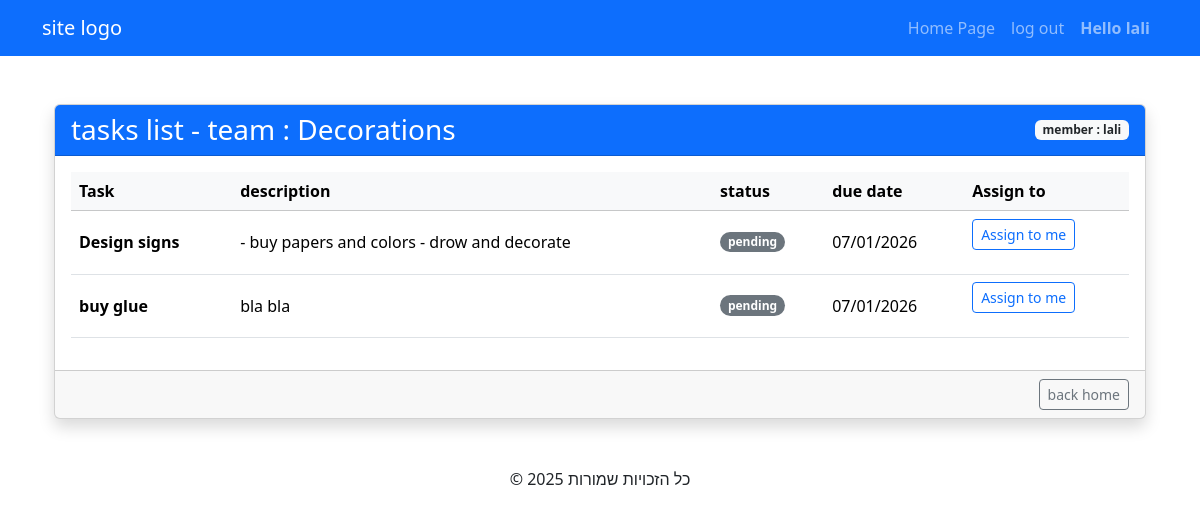
/tasks/ (signed in), run on the app's committed database.
### TasksApp/models.py (models this page shows, shortened)
class User(AbstractUser):
    email = models.EmailField(unique=True)

class Team(models.Model):
    name = models.CharField(max_length=100, unique=True)
    def __str__(self):
        return self.name

class Task(models.Model):
    class Status(models.TextChoices):
        PENDING = 'pending', 'Pending'
        IN_PROGRESS = 'in_progress', 'In Progress'
        DONE = 'done', 'Done'
    title = models.CharField(max_length=200)
    description = models.TextField(blank=True, max_length=500, null=True)
    due_date = models.DateField(blank=True, null=True)
    status = models.CharField(
        max_length=20,
        choices=Status.choices,
        default=Status.PENDING
    )
    team = models.ForeignKey(
        Team,
        on_delete=models.CASCADE,
        related_name="tasks"
    )
    assigned_employee = models.ForeignKey(
        Member,
        on_delete=models.SET_NULL,
        null=True,
        blank=True,
        related_name="tasks"
    )

### TasksApp/views.py (the view)
# urls.py: path('tasks/', tasksListView, name='tasksList'),
def tasksListView(request):
   if request.user.is_authenticated:
         if request.user.is_superuser:
             tasks=Task.objects.all()
             return render(request, 'tasksList.html', {'tasks': tasks})
         member = Member.objects.filter(user=request.user).first()
         if member:
            team= member.team
            tasks=Task.objects.filter(team=team)
            return render(request, 'tasksList.html', {'tasks': tasks, 'member': member, 'team': team})
   else:
       return redirect('login')

### templates/tasksList.html (shortened to what this page needs)
{% extends "base.html" %}
{% load django_bootstrap5 %}
{% block content %}
<div class="container mt-5">
    <div class="card shadow">
        <div class="card-header bg-primary text-white d-flex justify-content-between align-items-center">
            <h3 class="mb-0"> tasks list - team : {{ team}}</h3>
            <span class="badge bg-light text-dark">member : {{ user.username }}</span>
        </div>
        <div class="card-body">
            <div class="table-responsive">
                <table class="table table-hover align-middle">
                    <thead class="table-light">
                        <tr>
                            <th>Task</th>
                            <th>description</th>
                            <th>status</th>
                            <th>due date </th>
                            <th>Assign to</th>
                        </tr>
                    </thead>
                    <tbody>
                        {% for task in tasks %}
                        <tr>
                            <td class="fw-bold">{{ task.title }}</td>
                            <td>{{ task.description|truncatechars:50 }}</td>
                            <td>
                                {% if task.status == 'completed' %}
                                <span class="badge rounded-pill bg-success">completed</span>
                                {% elif task.status == 'in_process' %}
                                <span class="badge rounded-pill bg-warning text-dark">in process</span>
                                {% else %}
                                <span class="badge rounded-pill bg-secondary">pending</span>
                                {% endif %}
                            </td>
                            <td>{{ task.due_date|date:"d/m/Y" }}</td>
                            <td>
                                {% if not task.assigned_employee and not user.is_superuser %}
                                <form method="post" action="{% url 'update_task_member' task.id %}">
                                    <button type="submit" class="btn btn-sm btn-outline-primary">Assign to me</button>
                                </form>
                                {% elif task.assigned_employee %}
                                <span class="badge bg-secondary">{{ task.assigned_employee.user.username }}</span>
                                {% else %}
                                <span class="text-muted small">Unassigned</span>
                                {% endif %}
                            </td>
                        {% endfor %}
                    </tbody>
                </table>
            </div>
        </div>
        <div class="card-footer text-end">
            <a href="{% url 'home' %}" class="btn btn-outline-secondary btn-sm"> back home</a>
        </div>
    </div>
</div>
{% endblock %}

### templates/base.html (shortened to what this page needs)
{%load static %}
{% load django_bootstrap5 %}
{% bootstrap_css %}
<!DOCTYPE html>
<html lang="en">
<head>
</head>
<body>
    <header>
        <nav class="navbar navbar-expand-lg navbar-dark bg-primary">
            <div class="container">
                <a class="navbar-brand" href="/"> site logo</a>
                <div class="navbar-nav">
                    <a class="nav-link" href="{% url 'home' %}"> Home Page</a>
                    {% if user.is_authenticated %}
                    <a class="nav-link" href="{% url 'logout' %}">log out</a>
                    <a class="nav-link fw-bolder">Hello {{ user.username }}</a>
                    {% else %}
                    <a class="nav-link" href="{% url 'login' %}">log in</a>
                    <a class="nav-link" href="{% url 'register' %}">Register</a>
                    {% endif %}
                </div>
            </div>
        </nav>
    </header>
    <main class="container mt-4">
        {% block content %}
        {% endblock %}
    </main>
    <footer class="text-center mt-5">
        <p>© 2025 כל הזכויות שמורות</p>
    </footer>
</body>
</html>

### data on the page
User: username "lali"
Team: name "Decorations"
Task: title "Design signs", description "- buy papers and colors - drow and decorate", status "pending", due_date "07/01/2026", shows "Assign to me"
Task: title "buy glue", description "bla bla", status "pending", due_date "07/01/2026", shows "Assign to me"
